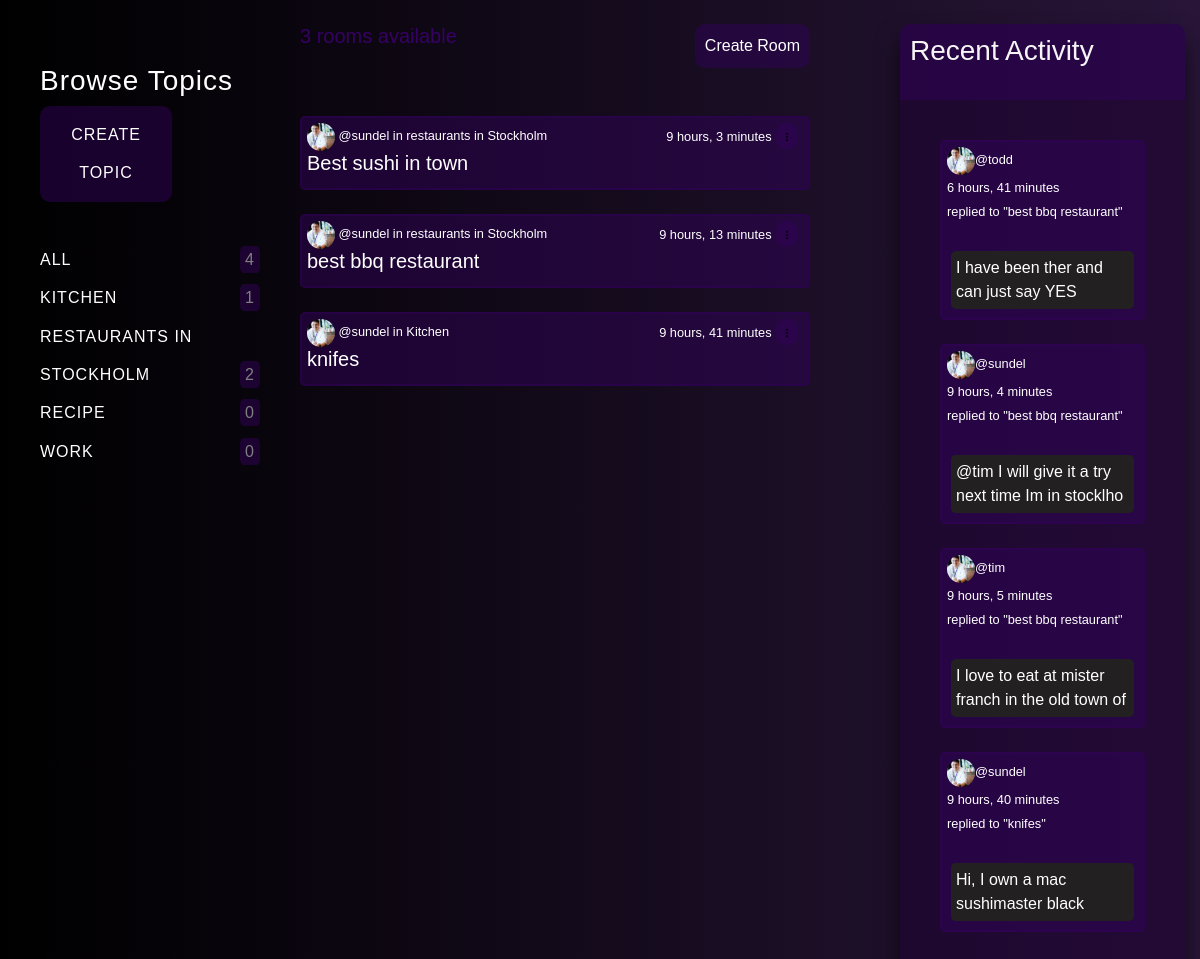
The page /home on the database its author committed.
### base/models.py (models this page shows, shortened)
class Topic(models.Model):
    name = models.CharField(max_length=200)

class Room(models.Model):
    host = models.ForeignKey(User, on_delete=models.SET_NULL, null=True)
    topic = models.ForeignKey(Topic, on_delete=models.SET_NULL, null=True)
    name = models.CharField(max_length=200)
    description = models.TextField(null=True, blank=True)
    participants = models.ManyToManyField(User, related_name='participants', blank=True)
    updated = models.DateTimeField(auto_now=True)
    created = models.DateTimeField(auto_now_add=True)
    class Meta:
        ordering = ['-updated', '-created']
    def __str__(self):
        return self.name

class Message(models.Model):
    user = models.ForeignKey(User, on_delete=models.CASCADE)
    room = models.ForeignKey(Room, on_delete=models.CASCADE)
    body = models.TextField()
    updated = models.DateTimeField(auto_now=True)
    created = models.DateTimeField(auto_now_add=True)
    class Meta:
        ordering = ['-updated', '-created']
    def __str__(self):
        return self.body[0:50]

### base/views.py (the view)
# urls.py: path('home', views.home, name='home'),
def home(request):
    q = request.GET.get('q') if request.GET.get('q') != None else ''
    rooms = Room.objects.filter(Q(topic__name__icontains=q) |
                                Q(name__icontains=q) |
                                Q(description__icontains=q)
                                )
    topics = Topic.objects.all()
    room_count = rooms.count()
    room_messages = Message.objects.filter(Q(room__topic__name__icontains=q))
    context = {'rooms': rooms, 'topics': topics,
               'room_count': room_count, 'room_messages': room_messages}
    return render(request, 'base/home.html', context)

### base/templates/base/home.html (shortened to what this page needs)
{% extends "base.html" %}
{% load static %}
{% block content %}
<div class="home-container">
    <div>
        {% include 'base/topics_component.html' %}
    </div>
    <div>
        <div class="room-count">
            <a class="create-btn-" href="{% url 'create-room'%}">Create Room</a>
            <h5 style="color:rgb(55, 1, 100);">{{room_count}} rooms available</h5>
        </div>
        <br>
        <br>
        <br>
        {% include 'base/feed_component.html' %}
    </div>
    <div class="">
        {% include 'base/activity_component.html' %}
    </div>
</div>
{% endblock %}

### base/templates/base/topics_component.html
<div class="topic-feed">
    <h3>Browse Topics</h3>
    <div class="create-btn">
        <a href="{% url 'create-topic' %}">Create topic</a>
    </div>
    <br>
    <div>
        <a href="{% url 'home' %}">All <div class="count-div"><span>{{topics.count}}</span></div></a>
    </div>
    {% for topic in topics %}
    <div>
        <a href="{% url 'home' %}?q={{topic.name}}">{{topic.name}} <div class="count-div"><span>{{topic.room_set.all.count}}</span></div></a>
    </div>
    {% endfor %}
</div>

### base/templates/base/feed_component.html (shortened to what this page needs)
<div class="feed-feed">
    {% for room in rooms %}
    <div class="feed-wrapper">
        <small><a href="{% url 'user-profile' room.host.id %}"><img class="profile-img" src="/./media/profile.jpg" alt="" style="width: 28px; height: 28px;"> @{{room.host.username}}</a></small><small> in {{ room.topic.name }}</small>
        <div class="delete-btn-">
            <small>{{room.created|timesince}}</small>
            <div class="dropdown">
                <button class="dropbtn1" style="color: white;"><img class="profile-img" src="/./media/dots.png" alt="" style="width: 10px; height: 10px;"></button>
            </div>
        </div>
        <h5><a href="{% url 'room' room.id %}">{{room.name}}</a></h5>
    </div>
    <br>
    {% endfor %}
</div>

### base/templates/base/activity_component.html (shortened to what this page needs)
<div class="activity-feed">
    <div class="activity-feed-header">
        <h3 >Recent Activity</h3>
        <br>
    </div>
    <div class="comment-fieald-wrapper">
        {% for message in room_messages %}
        <div class="comment-wrapper">
            <small><a href="{% url 'user-profile' message.user.id %}"><img class="profile-img" src="/./media/profile.jpg" alt="" style="width: 28px; height: 28px;">@{{message.user}}</a>
            </small>
            <br>
            <small>{{message.created|timesince}}</small>
            <br>
            <small>replied to "{{message.room}}"</small>
            <br>
            <br>
            <p class="comment-field">{{message}}</p>
        </div>
        <br>
        {% endfor %}
    </div>
</div>

### static/css/base.css (style rules this page uses)
html { height: 100%; }
.dropdown { position: relative; display: inline-block; }
.home-container, .profile-container { display: grid; grid-template-columns: 1fr 2fr 1fr; }
a { text-decoration: none; color: hsl(0, 0%, 100%); }
.room-count { width: 85%; display: inline-block; }
.create-btn- { float: right; padding: 10px; background-color: rgba(49, 2, 88, 0.5); border:none; border-radius: 10px; }
.activity-feed, .feed-feed, .topic-feed, .participants-feed hr { color: #fff; }
.dropbtn1 { background-color: rgba(49, 2, 88, 0.5); border: 2px solid rgba(49, 2, 88, 0.5); border-radius: 10px; color: white; font-size: 16px; border: none; }
.topic-feed { letter-spacing: 1px; line-height: 2.4; width: 100%; padding: 40px; }
.topic-feed a { text-transform: uppercase; }
.topic-feed span { color: grey; text-decoration: none; border: none; padding: 5px; background-color: rgba(49, 2, 88, 0.5); border-radius: 20%; height: 1px; }
.create-btn { background-color: rgba(49, 2, 88, 0.5); color: white; padding: 16px; font-size: 16px; border: none; width: 60%; padding: 10px; text-align: center; border-radius: 10px; }
.count-div { float: right; }
.activity-feed, .participants-feed { width: 95%; background: rgba(30, 1, 53, 0.5); box-sizing: border-box; box-shadow: 0 15px 25px rgba(0, 0, 0, .6); border: none; border-radius: 10px; }
.activity-feed-header, .participants-feed-header { background-color: rgba(49, 2, 88, 0.5); margin: 0; color: whitesmoke; padding-top: 10px; padding-left: 10px; border: none; border-top-left-radius: 10px; border-top-right-radius: 10px; }
.comment-fieald-wrapper { padding: 40px; }
.comment-wrapper { padding: 5px; border-radius: 5px; background-color: rgba(49, 2, 88, 0.5); border: 2px solid rgba(49, 2, 88, 0.5); }
.comment-field { background-color: rgb(34, 32, 32); padding: 5px; margin: 4px; border-radius: 5px; }
.delete-btn- { float: right; padding-right: 5px; }
.feed-feed { width: 85%; border: none; border-radius: 10px; }
.feed-wrapper { padding: 5px; border-radius: 5px; background-color: rgba(49, 2, 88, 0.5); border: 2px solid rgba(49, 2, 88, 0.5); }
.profile-img { height: 110px; width: 110px; border-radius: 50%; }

### rows shown on the page
Topic: name "KITCHEN", room_set.all.count "1"
Topic: name "RESTAURANTS IN STOCKHOLM", room_set.all.count "2"
Topic: name "RECIPE", room_set.all.count "0"
Topic: name "WORK", room_set.all.count "0"
Room: host.username "sundel", topic.name "restaurants in Stockholm", created "9 hours, 3 minutes", name "Best sushi in town"
Room: host.username "sundel", topic.name "restaurants in Stockholm", created "9 hours, 13 minutes", name "best bbq restaurant"
Room: host.username "sundel", topic.name "Kitchen", created "9 hours, 41 minutes", name "knifes"
Message: user "todd", created "6 hours, 41 minutes", room "best bbq restaurant", body "I have been ther and can just say YES"
Message: user "sundel", created "9 hours, 4 minutes", room "best bbq restaurant", body "@tim I will give it a try next time Im in stocklho"
Message: user "tim", created "9 hours, 5 minutes", room "best bbq restaurant", body "I love to eat at mister franch in the old town of"
Message: user "sundel", created "9 hours, 40 minutes", room "knifes", body "Hi, I own a mac sushimaster black"

### other values the page prints
{{ topics.count }} "4"
{{ room_count }} "3"
